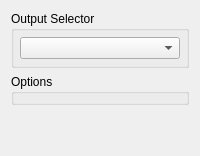
                  <widget class="QWidget" name="focusOptionCapture">
                   <attribute name="title">
                    <string>Output</string>
                   </attribute>
                   <layout class="QVBoxLayout" name="verticalLayout_5">
                    <item>
                     <widget class="QGroupBox" name="groupBox_3">
                      <property name="title">
                       <string>Output Selector</string>
                      </property>
                      <layout class="QHBoxLayout" name="horizontalLayout_10">
                       <property name="leftMargin">
                        <number>6</number>
                       </property>
                       <property name="topMargin">
                        <number>6</number>
                       </property>
                       <property name="rightMargin">
                        <number>6</number>
                       </property>
                       <property name="bottomMargin">
                        <number>6</number>
                       </property>
                       <item>
                        <widget class="QComboBox" name="focusOutputSelector"/>
                       </item>
                      </layout>
                     </widget>
                    </item>
                    <item>
                     <widget class="QGroupBox" name="focusOutputOptions">
                      <property name="title">
                       <string>Options</string>
                      </property>
                     </widget>
                    </item>
                    <item>
                     <spacer name="verticalSpacer_3">
                      <property name="orientation">
                       <enum>Qt::Vertical</enum>
                      </property>
                      <property name="sizeHint" stdset="0">
                       <size>
                        <width>20</width>
                        <height>40</height>
                       </size>
                      </property>
                     </spacer>
                    </item>
                   </layout>
                  </widget>
